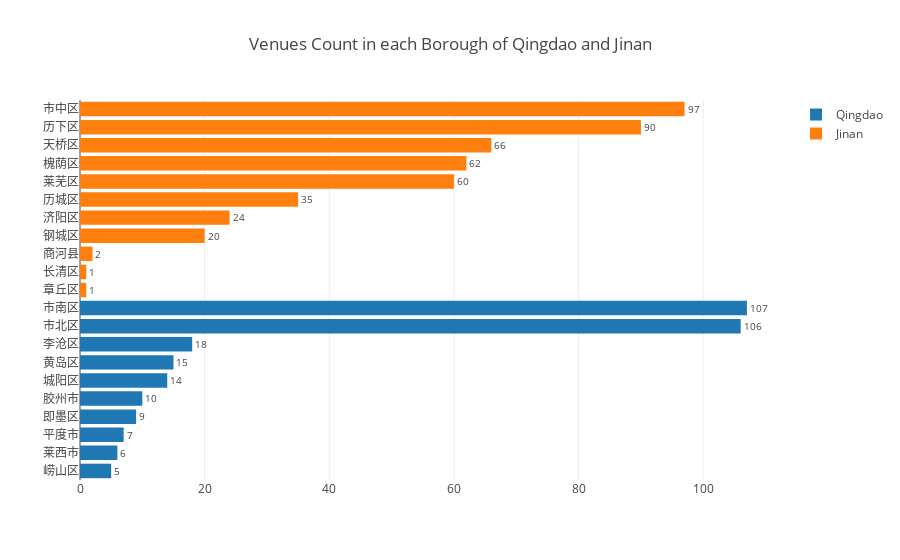

The cell this chart's notebook holds for it:
### Code cell
import plotly
import plotly.graph_objs as go
plotly.offline.init_notebook_mode(connected=True)
trace_qingdao = go.Bar(
    x=qingdao_district_venues_count['Count'][::-1],
    y=qingdao_district_venues_count['District'][::-1],
    text=qingdao_district_venues_count['Count'][::-1],
    textposition='outside',
    name='Qingdao',
    orientation='h'
)
trace_jinan = go.Bar(
    x=jinan_district_venues_count['Count'][::-1],
    y=jinan_district_venues_count['District'][::-1],
    text=jinan_district_venues_count['Count'][::-1],
    textposition='outside',
    name='Jinan',
    orientation='h'
)
data = [trace_qingdao,trace_jinan]
layout = go.Layout(
    barmode='group',
    title = 'Venues Count in each Borough of Qingdao and Jinan'
)
fig = go.Figure(data=data,layout=layout)
plotly.offline.iplot(fig)

### Figure 1 — Plotly figure (JSON) as saved in the notebook; plotly's stock layout.template omitted (floating-point values rounded to 4 significant figures)
{"data": [{"name": "Qingdao", "orientation": "h", "text": [5, 6, 7, 9, 10, 14, 15, 18, 106, 107], "textposition": "outside", "type": "bar", "uid": "33529c00-a925-4daa-8672-1ae52cbf17b8", "x": [5, 6, 7, 9, 10, 14, 15, 18, 106, 107], "y": ["崂山区", "莱西市", "平度市", "即墨区", "胶州市", "城阳区", "黄岛区", "李沧区", "市北区", "市南区"]}, {"name": "Jinan", "orientation": "h", "text": [1, 1, 2, 20, 24, 35, 60, 62, 66, 90, 97], "textposition": "outside", "type": "bar", "uid": "8e0dca1b-02f4-4bff-bcc9-1c4064787fcb", "x": [1, 1, 2, 20, 24, 35, 60, 62, 66, 90, 97], "y": ["章丘区", "长清区", "商河县", "钢城区", "济阳区", "历城区", "莱芜区", "槐荫区", "天桥区", "历下区", "市中区"]}], "layout": {"barmode": "group", "title": {"text": "Venues Count in each Borough of Qingdao and Jinan"}}}
